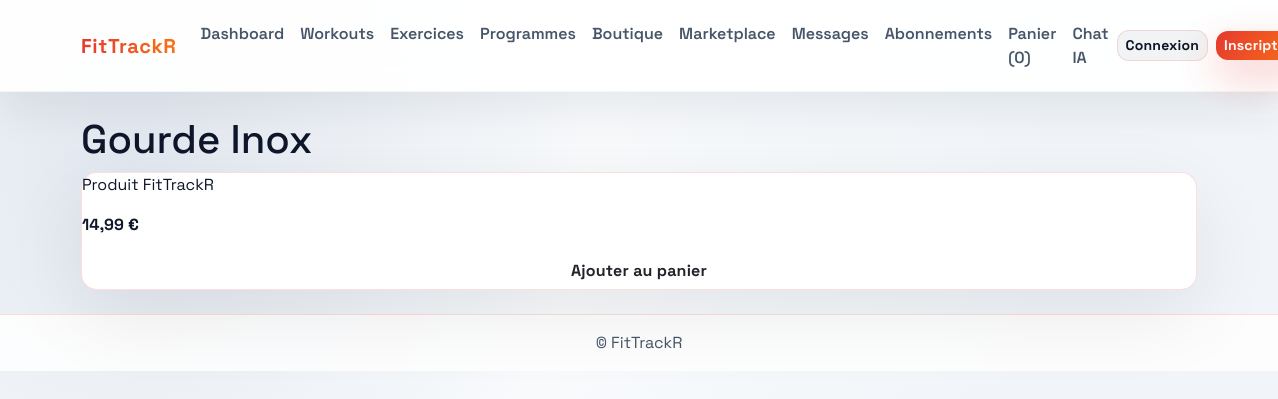
Page /shop/product/2/ on the committed database.
### shop/models.py (models this page shows, shortened)
class Product(models.Model):
    category = models.ForeignKey(Category, related_name="products", on_delete=models.CASCADE)
    name = models.CharField(max_length=200)
    description = models.TextField(blank=True)
    price = models.DecimalField(max_digits=8, decimal_places=2)
    stock = models.PositiveIntegerField(default=0)
    is_active = models.BooleanField(default=True)
    image = models.ImageField(upload_to="products/", blank=True, null=True)
    created_at = models.DateTimeField(auto_now_add=True)
    class Meta:
        ordering = ["name"]

### shop/views.py (the view)
# urls.py: path("product/<int:pk>/", views.product_detail, name="product_detail"),
def product_detail(request, pk):
    product = get_object_or_404(Product, pk=pk, is_active=True)
    return render(request, "shop/product_detail.html", {"product": product})

### messaging/context_processors.py (called while the page is built, shortened)
def messaging_counts(request):
    if not request.user.is_authenticated:
        return {}

### shop/cart.py (called while the page is built)
    def __len__(self):
        return sum(self.cart.values())

### shop/context_processors.py (called while the page is built)
def cart(request):
    return {"cart": Cart(request)}

### shop/templates/shop/product_detail.html
{% extends 'base.html' %}
{% block content %}
<h1>{{ product.name }}</h1>
<div class="card">
    <p>{{ product.description }}</p>
    <p><strong>{{ product.price }} €</strong></p>
    <a class="btn" href="{% url 'shop:add_to_cart' product.pk %}">Ajouter au panier</a>
</div>
{% endblock %}

### static/styles.css (style rules this page uses)
:root { --bg: radial-gradient(circle at 10% 20%, #e2e8f0 0%, #f8fafc 35%, #f1f5f9 70%); --surface: #ffffff; --surface-strong: #f8fafc; --primary: #e6392f; --secondary: #2563eb; --accent: #12b886; --text: #0f172a; --muted: #475569; --border: rgba(230, 57, 47, 0.16); --border-strong: rgba(15, 23, 42, 0.08); --shadow: 0 25px 80px rgba(0, 0, 0, 0.08); --radius: 16px; }
* { box-sizing: border-box; }
body, .app-body { margin: 0; min-height: 100vh; background: var(--bg); color: var(--text); font-family: 'Space Grotesk', 'Segoe UI', sans-serif; }
a { color: var(--primary); text-decoration: none; }
.card, .alert, .list-group-item, .table { background: var(--surface); border: 1.5px solid var(--border); box-shadow: var(--shadow); color: var(--text); border-radius: var(--radius); transition: all 0.3s ease; }
.btn, button { border: none; border-radius: 12px; font-weight: 700; letter-spacing: 0.2px; transition: transform 0.1s ease, box-shadow 0.2s ease, background 0.2s ease, color 0.2s ease; }

### rows in the picture
Product: name "Gourde Inox", description "Produit FitTrackR", price "14,99"

### other values in the picture
{{ cart|length }} "0"
